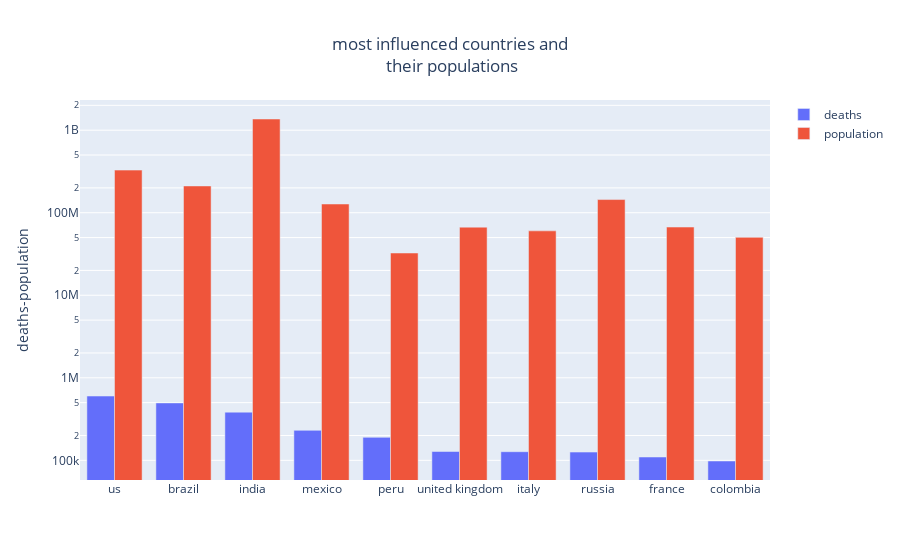

Notebook code for this chart:
### Code cell
countries=df_deaths_sum.index
cumulative = df_deaths_sum.iloc[:,-2]
population=df_deaths_sum.population
fig = go.Figure(data=[
    go.Bar(name='deaths', x=countries, y=cumulative),
    go.Bar(name='population', x=countries, y=population )
])
# Change the bar mode
fig.update_layout(barmode='group')
fig.update_yaxes(type='log')

fig.update_layout(title="most influenced countries and<br> their populations",
                title_x=0.5,
                  yaxis_title="deaths-population")
fig.show()

### Figure 1 — Plotly figure (JSON) as saved in the notebook; plotly's stock layout.template omitted (floating-point values rounded to 4 significant figures)
{"data": [{"name": "deaths", "type": "bar", "x": ["us", "brazil", "india", "mexico", "peru", "united kingdom", "italy", "russia", "france", "colombia"], "y": [600934, 496004, 383490, 230792, 189757, 127945, 127190, 125853, 109741, 98156]}, {"name": "population", "type": "bar", "x": ["us", "brazil", "india", "mexico", "peru", "united kingdom", "italy", "russia", "france", "colombia"], "y": [328239523, 211049527, 1366417754, 127575529, 32510453, 66836327, 60302093, 144406261, 67055854, 50339443]}], "layout": {"barmode": "group", "title": {"text": "most influenced countries and<br> their populations", "x": 0.5}, "yaxis": {"title": {"text": "deaths-population"}, "type": "log"}}}
